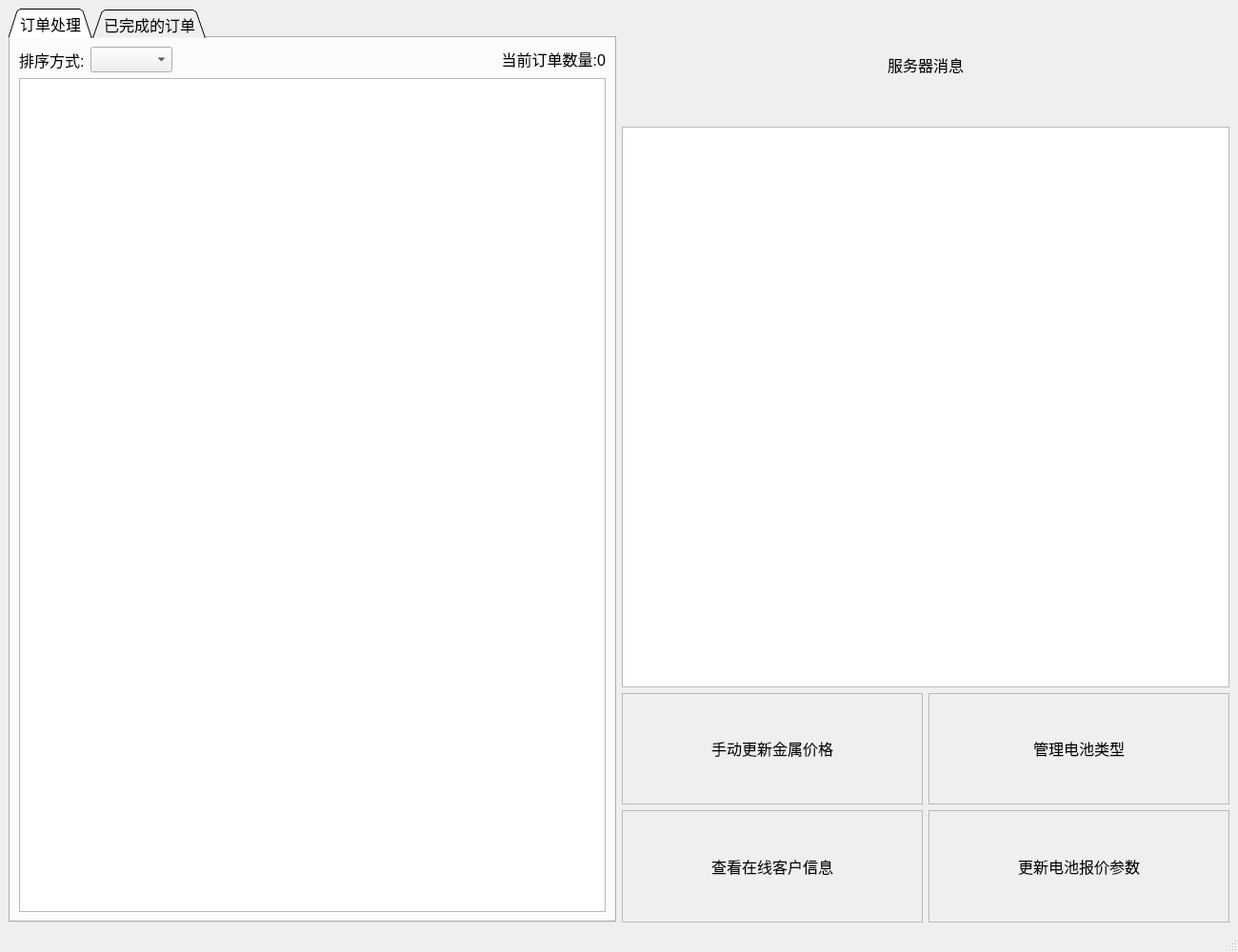
<?xml version="1.0" encoding="UTF-8"?>
<ui version="4.0">
 <class>MainWindow</class>
 <widget class="QMainWindow" name="MainWindow">
  <property name="geometry">
   <rect>
    <x>0</x>
    <y>0</y>
    <width>1300</width>
    <height>1000</height>
   </rect>
  </property>
  <property name="minimumSize">
   <size>
    <width>1300</width>
    <height>1000</height>
   </size>
  </property>
  <property name="maximumSize">
   <size>
    <width>1300</width>
    <height>1000</height>
   </size>
  </property>
  <property name="windowTitle">
   <string>MainWindow</string>
  </property>
  <widget class="QWidget" name="centralwidget">
   <layout class="QGridLayout" name="gridLayout_6">
    <item row="0" column="0">
     <widget class="QTabWidget" name="tabWidget">
      <property name="font">
       <font>
        <pointsize>12</pointsize>
       </font>
      </property>
      <property name="tabPosition">
       <enum>QTabWidget::North</enum>
      </property>
      <property name="tabShape">
       <enum>QTabWidget::Triangular</enum>
      </property>
      <property name="currentIndex">
       <number>0</number>
      </property>
      <property name="elideMode">
       <enum>Qt::ElideNone</enum>
      </property>
      <widget class="QWidget" name="transaction_tap">
       <attribute name="title">
        <string>订单处理</string>
       </attribute>
       <layout class="QGridLayout" name="gridLayout">
        <item row="1" column="0" colspan="4">
         <widget class="QListWidget" name="pendingTransaction_listWidget">
          <property name="font">
           <font>
            <pointsize>12</pointsize>
           </font>
          </property>
         </widget>
        </item>
        <item row="0" column="1">
         <widget class="QComboBox" name="sort_box">
          <property name="font">
           <font>
            <pointsize>12</pointsize>
           </font>
          </property>
          <property name="sizeAdjustPolicy">
           <enum>QComboBox::AdjustToContents</enum>
          </property>
         </widget>
        </item>
        <item row="0" column="3">
         <widget class="QLabel" name="transactionNumber_label">
          <property name="font">
           <font>
            <pointsize>12</pointsize>
           </font>
          </property>
          <property name="text">
           <string>&lt;html&gt;&lt;head/&gt;&lt;body&gt;&lt;p&gt;当前订单数量:0&lt;/p&gt;&lt;/body&gt;&lt;/html&gt;</string>
          </property>
          <property name="alignment">
           <set>Qt::AlignRight|Qt::AlignTrailing|Qt::AlignVCenter</set>
          </property>
         </widget>
        </item>
        <item row="0" column="0">
         <widget class="QLabel" name="label">
          <property name="font">
           <font>
            <pointsize>12</pointsize>
           </font>
          </property>
          <property name="text">
           <string>排序方式:</string>
          </property>
         </widget>
        </item>
        <item row="0" column="2">
         <spacer name="horizontalSpacer">
          <property name="orientation">
           <enum>Qt::Horizontal</enum>
          </property>
          <property name="sizeHint" stdset="0">
           <size>
            <width>40</width>
            <height>20</height>
           </size>
          </property>
         </spacer>
        </item>
       </layout>
      </widget>
      <widget class="QWidget" name="finsihedTransaction_tab">
       <attribute name="title">
        <string>已完成的订单</string>
       </attribute>
       <layout class="QGridLayout" name="gridLayout_3">
        <item row="0" column="1" colspan="2">
         <widget class="QComboBox" name="sort_box_2">
          <property name="font">
           <font>
            <pointsize>12</pointsize>
           </font>
          </property>
          <property name="sizeAdjustPolicy">
           <enum>QComboBox::AdjustToContents</enum>
          </property>
         </widget>
        </item>
        <item row="0" column="3">
         <spacer name="horizontalSpacer_2">
          <property name="orientation">
           <enum>Qt::Horizontal</enum>
          </property>
          <property name="sizeHint" stdset="0">
           <size>
            <width>40</width>
            <height>20</height>
           </size>
          </property>
         </spacer>
        </item>
        <item row="0" column="4">
         <widget class="QLabel" name="finishedTransactionNumber_label">
          <property name="font">
           <font>
            <pointsize>12</pointsize>
           </font>
          </property>
          <property name="text">
           <string>&lt;html&gt;&lt;head/&gt;&lt;body&gt;&lt;p&gt;已完成订单数量:0&lt;/p&gt;&lt;/body&gt;&lt;/html&gt;</string>
          </property>
          <property name="alignment">
           <set>Qt::AlignRight|Qt::AlignTrailing|Qt::AlignVCenter</set>
          </property>
         </widget>
        </item>
        <item row="0" column="0">
         <widget class="QLabel" name="label_2">
          <property name="text">
           <string>&lt;html&gt;&lt;head/&gt;&lt;body&gt;&lt;p&gt;排序方式&lt;/p&gt;&lt;/body&gt;&lt;/html&gt;</string>
          </property>
         </widget>
        </item>
        <item row="1" column="0" colspan="5">
         <widget class="QListWidget" name="finishedTransaction_listWidget">
          <property name="font">
           <font>
            <pointsize>12</pointsize>
           </font>
          </property>
         </widget>
        </item>
       </layout>
      </widget>
     </widget>
    </item>
    <item row="0" column="1">
     <layout class="QGridLayout" name="gridLayout_2" rowstretch="1,5,1,1" columnstretch="1,1" rowminimumheight="0,0,0,0">
      <item row="0" column="0" colspan="2">
       <widget class="QLabel" name="label_3">
        <property name="font">
         <font>
          <pointsize>12</pointsize>
         </font>
        </property>
        <property name="text">
         <string>&lt;html&gt;&lt;head/&gt;&lt;body&gt;&lt;p&gt;服务器消息&lt;/p&gt;&lt;/body&gt;&lt;/html&gt;</string>
        </property>
        <property name="alignment">
         <set>Qt::AlignCenter</set>
        </property>
       </widget>
      </item>
      <item row="2" column="0">
       <widget class="interactableFrame" name="metalPrice_frame">
        <property name="frameShape">
         <enum>QFrame::StyledPanel</enum>
        </property>
        <property name="frameShadow">
         <enum>QFrame::Raised</enum>
        </property>
        <layout class="QGridLayout" name="gridLayout_4">
         <item row="0" column="0">
          <widget class="QLabel" name="label_4">
           <property name="font">
            <font>
             <pointsize>12</pointsize>
            </font>
           </property>
           <property name="text">
            <string>&lt;html&gt;&lt;head/&gt;&lt;body&gt;&lt;p&gt;手动更新金属价格&lt;/p&gt;&lt;/body&gt;&lt;/html&gt;</string>
           </property>
           <property name="alignment">
            <set>Qt::AlignCenter</set>
           </property>
          </widget>
         </item>
        </layout>
       </widget>
      </item>
      <item row="2" column="1">
       <widget class="interactableFrame" name="manageType_frame">
        <property name="font">
         <font>
          <pointsize>12</pointsize>
         </font>
        </property>
        <property name="frameShape">
         <enum>QFrame::StyledPanel</enum>
        </property>
        <property name="frameShadow">
         <enum>QFrame::Raised</enum>
        </property>
        <layout class="QGridLayout" name="gridLayout_5">
         <item row="0" column="0">
          <widget class="QLabel" name="label_5">
           <property name="text">
            <string>&lt;html&gt;&lt;head/&gt;&lt;body&gt;&lt;p&gt;管理电池类型&lt;/p&gt;&lt;/body&gt;&lt;/html&gt;</string>
           </property>
           <property name="alignment">
            <set>Qt::AlignCenter</set>
           </property>
          </widget>
         </item>
        </layout>
       </widget>
      </item>
      <item row="1" column="0" colspan="2">
       <widget class="QListWidget" name="msgFromClients_listWidget">
        <property name="font">
         <font>
          <pointsize>12</pointsize>
         </font>
        </property>
       </widget>
      </item>
      <item row="3" column="0">
       <widget class="interactableFrame" name="clientInfo_frame">
        <property name="frameShape">
         <enum>QFrame::StyledPanel</enum>
        </property>
        <property name="frameShadow">
         <enum>QFrame::Raised</enum>
        </property>
        <layout class="QGridLayout" name="gridLayout_7">
         <item row="0" column="0">
          <widget class="QLabel" name="label_6">
           <property name="font">
            <font>
             <pointsize>12</pointsize>
            </font>
           </property>
           <property name="text">
            <string>&lt;html&gt;&lt;head/&gt;&lt;body&gt;&lt;p&gt;查看在线客户信息&lt;/p&gt;&lt;/body&gt;&lt;/html&gt;</string>
           </property>
           <property name="alignment">
            <set>Qt::AlignCenter</set>
           </property>
          </widget>
         </item>
        </layout>
       </widget>
      </item>
      <item row="3" column="1">
       <widget class="interactableFrame" name="updateQuotation_frame">
        <property name="frameShape">
         <enum>QFrame::StyledPanel</enum>
        </property>
        <property name="frameShadow">
         <enum>QFrame::Raised</enum>
        </property>
        <layout class="QGridLayout" name="gridLayout_8">
         <item row="0" column="0">
          <widget class="QLabel" name="label_7">
           <property name="font">
            <font>
             <pointsize>12</pointsize>
            </font>
           </property>
           <property name="text">
            <string>&lt;html&gt;&lt;head/&gt;&lt;body&gt;&lt;p&gt;更新电池报价参数&lt;/p&gt;&lt;/body&gt;&lt;/html&gt;</string>
           </property>
           <property name="alignment">
            <set>Qt::AlignCenter</set>
           </property>
          </widget>
         </item>
        </layout>
       </widget>
      </item>
     </layout>
    </item>
   </layout>
  </widget>
  <widget class="QMenuBar" name="menubar">
   <property name="geometry">
    <rect>
     <x>0</x>
     <y>0</y>
     <width>1300</width>
     <height>21</height>
    </rect>
   </property>
  </widget>
  <widget class="QStatusBar" name="statusbar"/>
 </widget>
 <customwidgets>
  <customwidget>
   <class>interactableFrame</class>
   <extends>QFrame</extends>
   <header location="global">interactableFrame.h</header>
   <container>1</container>
  </customwidget>
 </customwidgets>
 <resources/>
 <connections/>
</ui>
